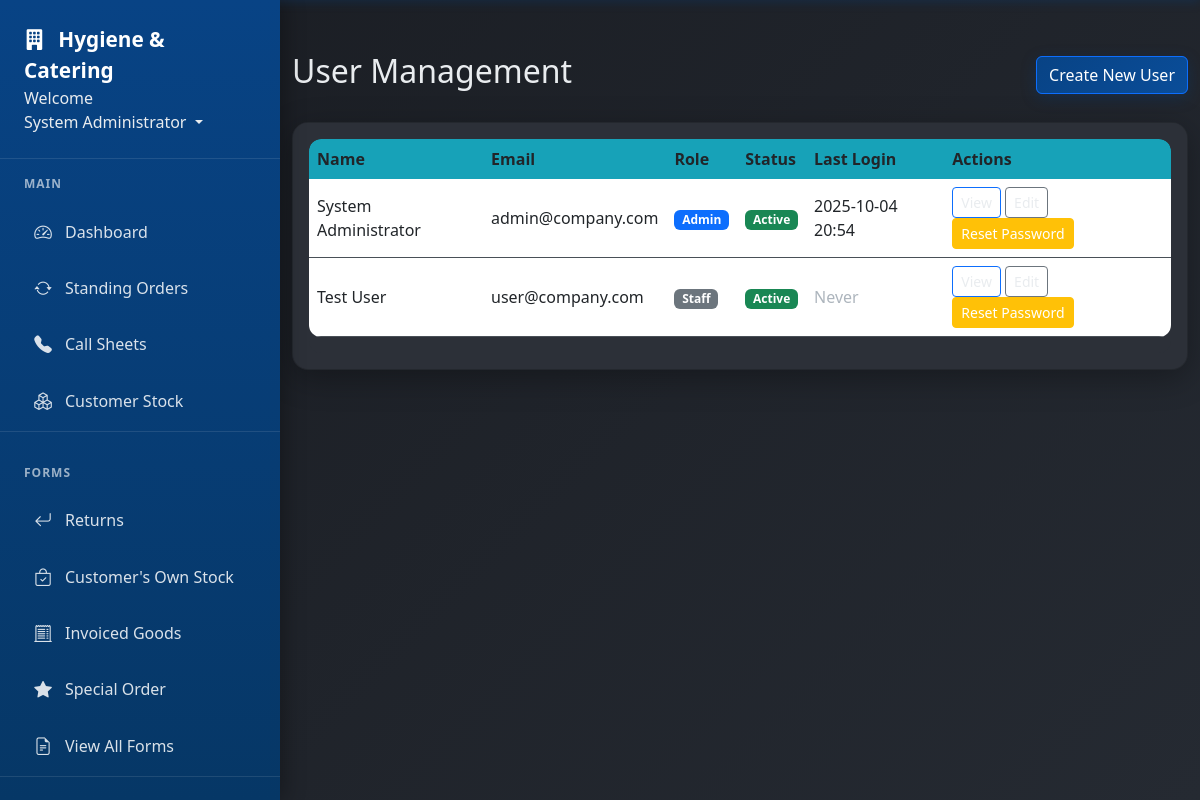
Screenshot of /users (signed in) with the database file from the repository.
### app/models.py (models this page shows, shortened)
class User(db.Model, UserMixin):
    id = db.Column(db.Integer, primary_key=True)
    username = db.Column(db.String(20), unique=True, nullable=False)  # Keep for system use
    email = db.Column(db.String(120), unique=True, nullable=False, index=True)  # Primary identifier
    full_name = db.Column(db.String(100), nullable=False)
    password_hash = db.Column(db.String(128), nullable=False)  # Changed from 'password' to 'password_hash'
    role = db.Column(db.String(20), nullable=False)
    job_title = db.Column(db.String(100))
    direct_phone = db.Column(db.String(20))
    mobile_phone = db.Column(db.String(20))
    is_active = db.Column(db.Boolean, default=True)
    must_change_password = db.Column(db.Boolean, default=False)
    created_at = db.Column(db.DateTime, nullable=False, default=datetime.utcnow)
    last_login = db.Column(db.DateTime)
    forms = db.relationship('Form', foreign_keys='Form.user_id', backref='author', lazy=True)
    callsheet_entries = db.relationship('CallsheetEntry', backref='entered_by', lazy=True)
    callsheets_created = db.relationship('Callsheet', backref='created_by_user', lazy=True)
    todo_items = db.relationship('TodoItem', backref='user', lazy=True, cascade='all, delete-orphan')
    company_updates = db.relationship('CompanyUpdate', backref='author', lazy=True, cascade='all, delete-orphan')

### app/routes.py (the view)
@main.route('/users')
@login_required
@admin_required
def users():
    users = User.query.order_by(User.full_name).all()
    return render_template('users.html', title='User Management', users=users)

### app/models.py (called while the page is built)
@login_manager.user_loader
def load_user(user_id):
    return User.query.get(int(user_id))

### app/routes.py (called while the page is built)
def admin_required(f):
    @wraps(f)
    def decorated_function(*args, **kwargs):
        if not current_user.is_authenticated or current_user.role != 'admin':
            flash('Admin access required.', 'danger')
            return redirect(url_for('main.dashboard'))
        return f(*args, **kwargs)
    return decorated_function

### app/templates/users.html (shortened to what this page needs)
{% extends "base.html" %} {% block content %}
<div class="d-flex justify-content-between align-items-center mb-4">
  <h2>User Management</h2>
  <a href="{{ url_for('main.create_user') }}" class="btn btn-primary">
     Create New User
  </a>
</div>
<div class="card">
  <div class="card-body">
    <div class="table-responsive">
      <table class="table table-hover">
        <thead>
          <tr>
            <th>Name</th>
            <th>Email</th>
            <th>Role</th>
            <th>Status</th>
            <th>Last Login</th>
            <th>Actions</th>
          </tr>
        </thead>
        <tbody>
          {% for user in users %}
          <tr>
            <td>{{ user.full_name }}</td>
            <td>{{ user.email }}</td>
            <td>
              <span
                class="badge bg-{{ 'primary' if user.role == 'admin' else 'secondary' }}"
              >
                {{ user.role.title() }}
              </span>
            </td>
            <td>
              <span
                class="badge bg-{{ 'success' if user.is_active else 'danger' }}"
              >
                {{ 'Active' if user.is_active else 'Inactive' }}
              </span>
            </td>
            <td>
              {% if user.last_login %} {{ user.last_login.strftime('%Y-%m-%d
              %H:%M') }} {% else %}
              <span class="text-muted">Never</span>
              {% endif %}
            </td>
            <td>
              <a
                href="{{ url_for('main.user_profile', user_id=user.id) }}"
                class="btn btn-sm btn-outline-primary"
                >View</a
              >
              <a
                href="{{ url_for('main.edit_user', user_id=user.id) }}"
                class="btn btn-sm btn-outline-secondary"
                >Edit</a
              >
              <button
                class="btn btn-sm btn-warning"
                onclick="resetPassword({{ user.id }}, '{{ user.full_name }}')"
              >
                Reset Password
              </button>
            </td>
          </tr>
          {% endfor %}
        </tbody>
      </table>
    </div>
  </div>
</div>
 {% endblock %}

### app/templates/base.html (shortened to what this page needs)
<!DOCTYPE html>
<html lang="en">
  <head>
    <link
      rel="stylesheet"
      href="{{ url_for('static', filename='style.css') }}"
    />
    <link
      href="https://cdn.jsdelivr.net/npm/bootstrap@5.3.0/dist/css/bootstrap.min.css"
      rel="stylesheet"
    />
    <link
      href="https://cdn.jsdelivr.net/npm/bootstrap-icons@1.11.0/font/bootstrap-icons.css"
      rel="stylesheet"
    />
  </head>
  <body>
    <nav class="nav-sidebar" id="navSidebar">
      <div class="nav-sidebar-header">
        <a href="{{ url_for('main.dashboard') }}" class="nav-sidebar-brand">
          <i class="bi bi-building-fill me-2"></i>
          Hygiene & Catering
        </a>
        <li class="nav-item dropdown" style="display: block">
          <text>Welcome</text>
          <a
            class="nav-link dropdown-toggle"
            href="#"
            id="userDropdown"
            role="button"
            data-bs-toggle="dropdown"
          >
             {{ current_user.full_name or
            current_user.username }}
          </a>
        </li>
      </div>
      {% if current_user.is_authenticated %}
      <div class="nav-sidebar-nav">
        <div class="nav-section">
          <div class="nav-section-title">Main</div>
          <div class="nav-item">
            <a class="nav-link" href="{{ url_for('main.dashboard') }}">
              <i class="bi bi-speedometer2"></i>
              Dashboard
            </a>
          </div>
          <div class="nav-item">
            <a class="nav-link" href="{{ url_for('main.standing_orders') }}">
              <i class="bi bi-arrow-repeat"></i>
              Standing Orders
            </a>
          </div>
          <div class="nav-item">
            <a class="nav-link" href="{{ url_for('main.callsheets') }}">
              <i class="bi bi-telephone-fill"></i>
              Call Sheets
            </a>
          </div>
          <div class="nav-item">
            <a class="nav-link" href="{{ url_for('main.customer_stock') }}">
              <i class="bi bi-boxes"></i>
              Customer Stock
            </a>
          </div>
        </div>
        <div class="nav-section">
          <div class="nav-section-title">Forms</div>
          <div class="nav-item">
            <a class="nav-link" href="{{ url_for('main.returns') }}">
              <i class="bi bi-arrow-return-left"></i>
              Returns
            </a>
          </div>
          <div class="nav-item">
            <a class="nav-link" href="{{ url_for('main.branded_stock') }}">
              <i class="bi bi-bag-check"></i>
              Customer's Own Stock
            </a>
          </div>
          <div class="nav-item">
            <a class="nav-link" href="{{ url_for('main.invoice_correction') }}">
              <i class="bi bi-receipt-cutoff"></i>
              Invoiced Goods
            </a>
          </div>
          <div class="nav-item">
            <a class="nav-link" href="{{ url_for('main.special_order') }}">
              <i class="bi bi-star-fill"></i>
              Special Order
            </a>
          </div>
          <div class="nav-item">
            <a class="nav-link" href="{{ url_for('main.forms') }}">
              <i class="bi bi-file-earmark-text"></i>
              View All Forms
            </a>
          </div>
        </div>
      </div>
      {% endif %}
    </nav>
    <div class="main-content" id="mainContent">
      <div class="container-fluid">
         {% block content %}{% endblock %}
      </div>
    </div>
  </body>
</html>

### app/static/style.css (style rules this page uses)
:root { --primary-blue: #084385; --primary-blue-light: #0a4d99; --primary-blue-dark: #063766; --dark-bg: #1a1d23; --dark-card: #2c3038; --dark-card-hover: #353a44; --text-light: #e9ecef; --text-muted: #adb5bd !important; --border-color: #495057; --success: #20c997; --warning: #ffc107; --danger: #dc3545; --info: #17a2b8; }
body { background: linear-gradient(135deg, var(--dark-bg) 0%, #252a32 100%); color: var(--text-light); font-family: "Segoe UI", Tahoma, Geneva, Verdana, sans-serif; min-height: 100vh; }
body, .card, .card-body, .table, .modal-body { color: var(--text-light) !important; }
.nav-sidebar { position: fixed; top: 0; left: 0; height: 100vh; width: 280px; background: linear-gradient( 180deg, var(--primary-blue) 0%, var(--primary-blue-dark) 100% ); box-shadow: 4px 0 20px rgba(0, 0, 0, 0.3); transition: transform 0.3s ease; z-index: 1050; overflow-y: auto; display: flex; flex-direction: column; }
.nav-sidebar-header { padding: 1.5rem; border-bottom: 1px solid rgba(255, 255, 255, 0.1); flex-shrink: 0; }
.nav-sidebar-brand { color: white !important; font-weight: 700; font-size: 1.3rem; text-decoration: none; }
.nav-sidebar-nav { padding: 1rem 0; flex: 1; overflow-y: auto; }
.nav-section { margin-bottom: 2rem; border-bottom: 1px solid rgba(255, 255, 255, 0.1); }
.nav-section-title { color: rgba(255, 255, 255, 0.6); font-size: 0.75rem; font-weight: 600; text-transform: uppercase; letter-spacing: 1px; padding: 0 1.5rem; margin-bottom: 0.75rem; }
.nav-sidebar-nav .nav-item, .nav-section .nav-item { margin: 0.25rem 1rem; }
.nav-sidebar-nav .nav-link, .nav-section .nav-link { display: flex; align-items: center; padding: 0.75rem 1rem; color: rgba(255, 255, 255, 0.85) !important; text-decoration: none; border-radius: 12px; transition: all 0.3s ease; font-weight: 500; border: 1px solid transparent; position: relative; overflow: hidden; }
.nav-sidebar-nav .nav-link i, .nav-section .nav-link i { margin-right: 0.75rem; font-size: 1.1rem; width: 20px; text-align: center; }
.main-content { margin-left: 280px; min-height: 100vh; }
@media (min-width: 769px) { .main-content { padding-top: 2rem; } }
.card { background: var(--dark-card) !important; border: 1px solid var(--border-color); border-radius: 16px !important; box-shadow: 0 8px 32px rgba(0, 0, 0, 0.3); margin-bottom: 24px; transition: all 0.3s ease; overflow: hidden; }
.card-body { background: var(--dark-card); padding: 1.5rem; color: var(--text-light); border-radius: 0 0 16px 16px; }
.btn { border-radius: 12px; font-weight: 500; padding: 0.6rem 1.2rem; transition: all 0.3s ease; border: none; color: white !important; }
.btn-primary { background: linear-gradient( 135deg, var(--primary-blue) 0%, var(--primary-blue-light) 100% ); color: white !important; box-shadow: 0 4px 15px rgba(8, 67, 133, 0.3); }
.btn-warning { background: var(--warning); color: #000; }
.btn-outline-primary { border: 2px solid var(--primary-blue); color: #e9ecef !important; background: transparent; }
.btn-outline-secondary { border: 2px solid var(--border-color); color: #e9ecef !important; background: transparent; }
.table { background: var(--dark-card); border-radius: 12px; overflow: hidden; color: var(--text-light); }
.table th { background: var(--info) !important; border: none; font-weight: 600; padding: 1rem; }
.table td { border-color: var(--border-color); padding: 1rem; vertical-align: middle; }
.table-responsive { background: var(--dark-card); border-radius: 12px; }
.badge { border-radius: 8px; font-weight: 500; padding: 0.4em 0.8em; }
.bg-primary { background-color: var(--primary-blue) !important; }
.bg-secondary { background: var(--border-color) !important; }
.text-muted { color: #adb5bd !important; }
.container, .container-fluid { padding-top: 20px; }
.main-content { flex: 1; }
.card .text-muted, .update-meta, .form-text { color: #adb5bd !important; }

### rows the page displays
User: full_name "System Administrator", email "admin@company.com", role "Admin", is_active "Active", last_login "2025-10-04 20:54"
User: full_name "Test User", email "user@company.com", role "Staff", is_active "Active", shows "Never"
